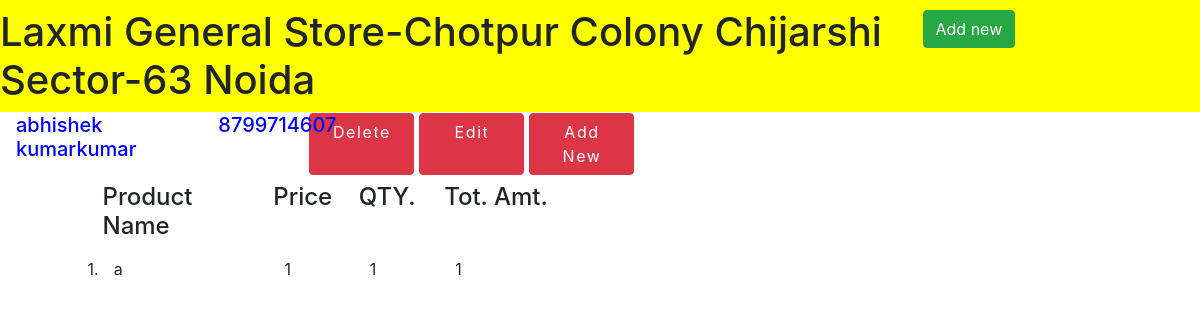
/details/abhishekkumar87999714607@gmail.com, run on the app's committed database.
### KhataApp/models.py (models this page shows, shortened)
class new_customer(models.Model):
    first_name=models.CharField(max_length=50)
    last_name=models.CharField(max_length=50)
    phone_number=models.IntegerField()
    email_id=models.CharField(max_length=50)

class Product_details(models.Model):
    product_name=models.CharField(max_length=50)
    product_qty=models.IntegerField()
    product_price=models.IntegerField()
    total_amount=models.IntegerField()
    email_id = models.CharField(max_length=50,default="")
    product_insert_date=models.DateTimeField(default=datetime.now())

### KhataApp/views.py (the view)
# urls.py: path('details/<str:email>',views.details,name="index"),
def details(request,email):
    data=Product_details.objects.filter(email_id=email)
    data2=new_customer.objects.filter(email_id=email)
    datas={"params1":data,"params2":data2}
    print(data)
    return render(request, "customer_details.html",datas)

### KhataApp/templates/customer_details.html (shortened to what this page needs)
{% extends "basic.html" %}
{% block block_body %}
{% for i in params2|slice:"0:"%}
<div id="t" class="row">
    <div class="col-sm-2 col-md-2 col-lg-2 col-xs-2 h5">{{i.first_name}}{{i.last_name}}</div>
    <div class="col-sm-1 col-md-1 col-lg-1 col-xs-1 h5">{{i.phone_number}}</div>
    <div id="in_line" class="btn btn-btn-sm btn-danger">Delete</div>
    <div id="in_line" class="btn btn-btn-sm btn-danger">Edit</div>
    <div id="in_line" class="btn btn-btn-sm btn-danger">Add New</div>
</div>
{% endfor %}
<div class="row">
    <div class="col-sm-1 col-md-1 col-lg-1 col-xs-1"></div>
    <div class="col-sm-10 col-md-10 col-lg-10 col-xs-10 pt-2">
        <div class="row">
            <div class="col-sm-2 col-md-2 col-lg-2 col-xs-2 h4">Product Name</div>
            <div class="col-sm-1 col-md-1 col-lg-1 col-xs-1 h4">Price</div>
            <div class="col-sm-1 col-md-1 col-lg-1 col-xs-1 h4">QTY.</div>
            <div class="col-sm-2 col-md-2 col-lg-2 col-xs-2 h4">Tot. Amt.</div>
        </div>
    </div>
</div>
{%for i in params1|slice:"1:"%}
<div class="row">
    <div class="col-sm-1 col-md-1 col-lg-1 col-xs-1"></div>
    <div class="col-sm-10 col-md-10 col-lg-10 col-xs-10 pt-2">
        <div class="row">
             {{forloop.counter}}.
            <div class="col-sm-2 col-md-2 col-lg-2 col-xs-2">{{i.product_name}}</div>
            <div class="col-sm-1 col-md-1 col-lg-1 col-xs-1">{{i.product_price}}</div>
            <div class="col-sm-1 col-md-1 col-lg-1 col-xs-1">{{i.product_qty}}</div>
            <div class="col-sm-1 col-md-1 col-lg-1 col-xs-1">{{i.total_amount}}</div>
        </div>
    </div>
</div>
{%endfor%}
{% endblock %}

### data on the page
new_customer: first_name "abhishek kumar", last_name "kumar", phone_number "8799714607"
Product_details: product_name "a", product_price "1", product_qty "1", total_amount "1"
